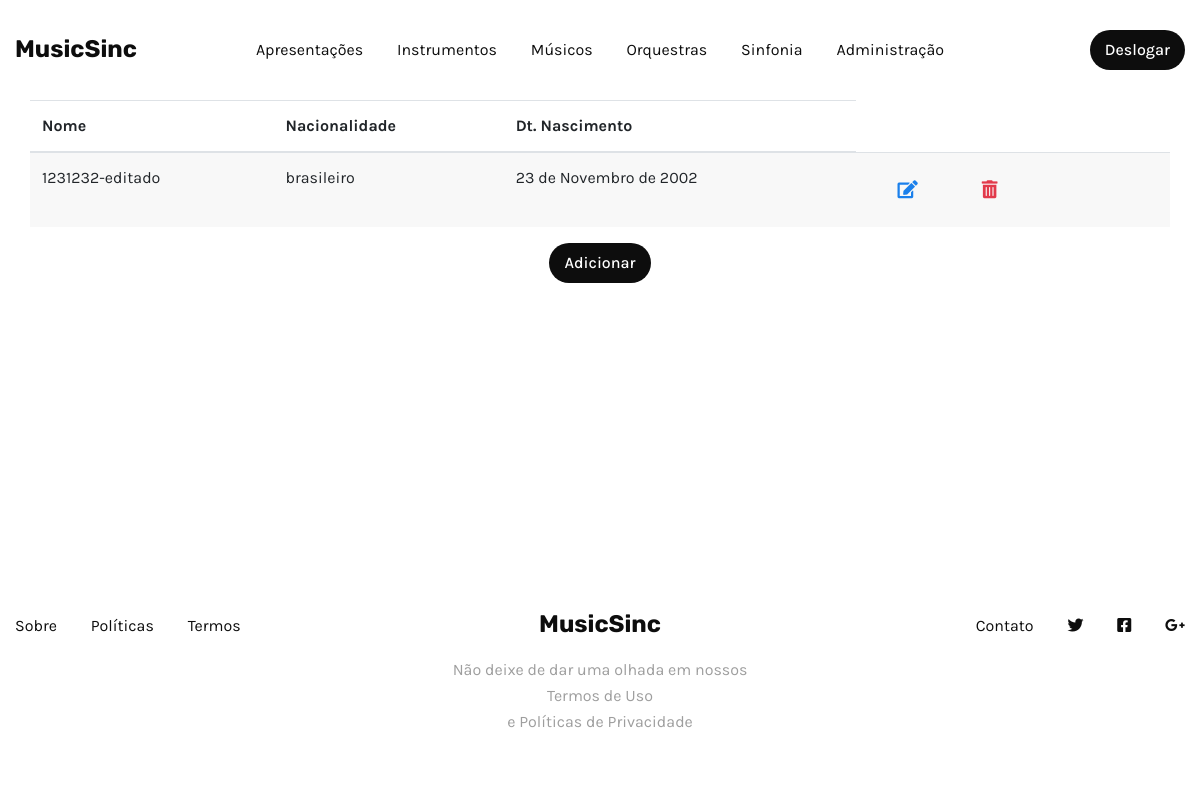
/musico/listar/ (signed in), run on an earlier commit of the app's database.
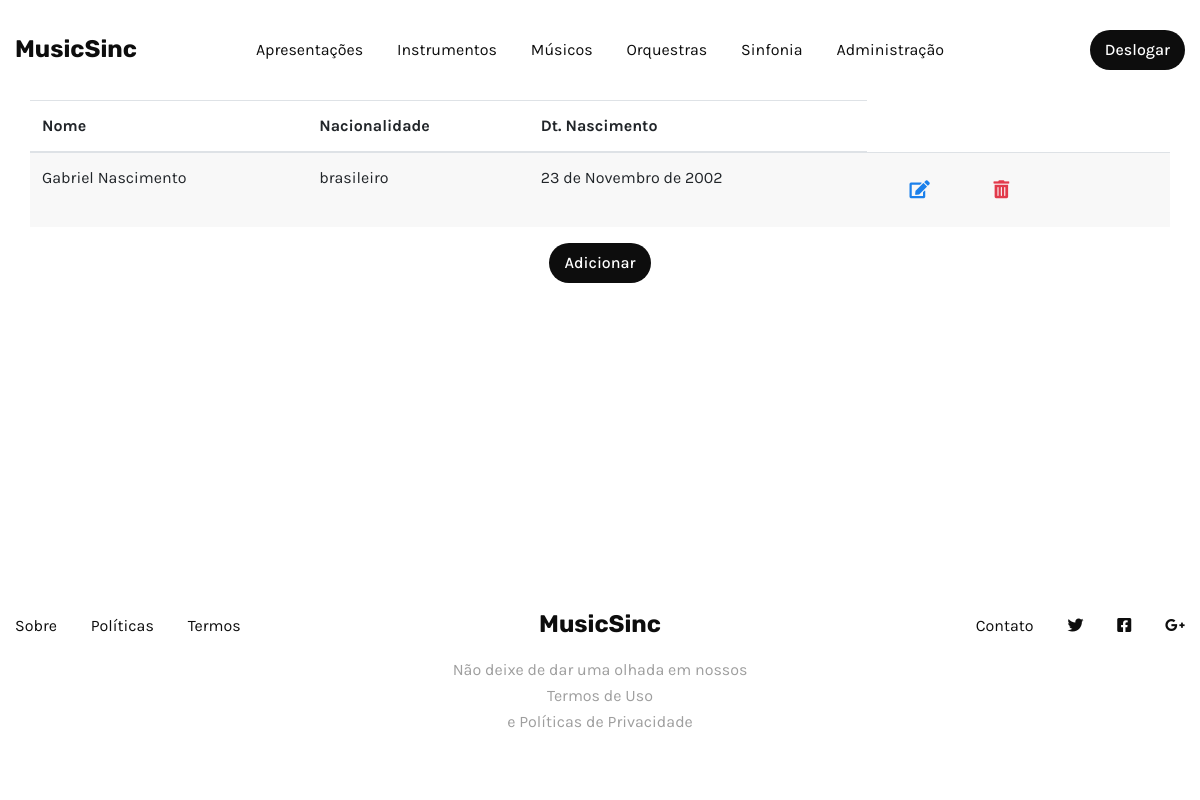
And on a later commit of the database.
### core/models.py (models this page shows, shortened)
class Musico(models.Model):
    nome = models.CharField(max_length=70)
    nacionalidade = models.CharField(choices=nacionalidade, max_length=20)
    dt_nascimento = models.DateField()
    class Meta:
        verbose_name = 'Musico'
        verbose_name_plural = 'Musicos'

### musico/views.py (the view)
# urls.py: path('listar/', views.MusicoListView.as_view(), name='read'),
class MusicoListView(LoginRequiredMixin, ListView):
    model = Musico
    template_name = 'musico/tabela_musico.html'
    context_object_name = 'musicos'
    login_url='login'

### musico/templates/musico/tabela_musico.html (shortened to what this page needs)
{% extends "base.html" %}
{% block content %}
{% include 'components/nav_tables.html' %}
<div class="container table-container">
  <table class="table table-striped">
    <thead>
      <tr>
        <th scope="col">Nome</th>
        <th scope="col">Nacionalidade</th>
        <th scope="col">Dt. Nascimento</th>
      </tr>
    </thead>
    <tbody>
      {% for m in musicos %}
      <tr>
        <td>{{ m.nome }}</td>
        <td>{{ m.nacionalidade }}</td>
        <td>{{ m.dt_nascimento }}</td>
        <td>
          <a href="{% url 'musico:update' m.id %}" class="btn btn-link edit-btn" title="Editar">
            <i class="fas fa-edit"></i>
          </a>
          <a href="{% url 'musico:delete' m.id %}" class="btn btn-link delete-btn" title="Excluir">
            <i class="fas fa-trash-alt"></i>
          </a>
        </td>
      </tr>
      {% empty %}
      <tr>
        <td colspan="4" class="text-center">
          <h4>Nada aqui para ver</h4>
        </td>
      </tr>
      {% endfor %}
    </tbody>
  </table>
  <div class="col-12 d-flex justify-content-center mt-16">
    <a href="{% url 'musico:create' %}" class="btn sm action-2 f-16">Adicionar</a>
  </div>
</div>
{% endblock %}

### core/templates/base.html (shortened to what this page needs)
{% load static %}
<!DOCTYPE html>
<html lang="pt-br">
<head>
	<link rel="stylesheet" href="https://stackpath.bootstrapcdn.com/bootstrap/4.3.1/css/bootstrap.min.css"
>
	<link rel="stylesheet" type="text/css" href="https://cdn.jsdelivr.net/npm/slick-carousel@1.8.1/slick/slick.css" />
	<link rel="stylesheet" href="https://cdn.jsdelivr.net/gh/fancyapps/fancybox@3.5.7/dist/jquery.fancybox.min.css" />
	<link href="https://unpkg.com/aos@2.3.1/dist/aos.css" rel="stylesheet">
	<link rel="stylesheet" href="https://use.fontawesome.com/releases/v5.8.1/css/all.css"
>
	<link href="{% static  'css/style.css' %}" rel="stylesheet" />
</head>
<body class="d-flex flex-column min-vh-100">
	{% block content %}
	{% endblock %}
	<footer class="footer_1 bg-light pt-75 pb-65 text-center mt-auto">
		<div class="container px-xl-0">
			<div class="row justify-content-between align-items-center lh-40 links">
				<div class="col-lg-4 col-sm-6 text-sm-right text-lg-left order-1 order-lg-0" data-aos-duration="600"
					data-aos="fade-down" data-aos-delay="300">
					<a href="#" class="mr-15 link color-main">Sobre</a>
					<a href="#" class="mx-15 link color-main">Políticas</a>
					<a href="#" class="mx-15 link color-main">Termos</a>
				</div>
				<div class="mb-10 mb-lg-0 col-lg-auto order-0" data-aos-duration="600" data-aos="fade-down"
					data-aos-delay="0">
					<a href="#" class="logo link color-main">MusicSinc</a>
				</div>
				<div class="col-lg-4 col-sm-6 text-sm-left text-lg-right order-2 order-lg-0" data-aos-duration="600"
					data-aos="fade-down" data-aos-delay="300">
					<a href="#" class="mr-15 link color-main">Contato</a>
					<a href="#" class="mx-15 link color-main"><i class="fab fa-twitter"></i></a>
					<a href="#" class="mx-15 link color-main"><i class="fab fa-facebook-square"></i></a>
					<a href="#" class="ml-15 link color-main"><i class="fab fa-google-plus-g"></i></a>
				</div>
			</div>
			<div class="row justify-content-center">
				<div class="mt-10 col-xl-4 col-lg-5 col-md-6 col-sm-8" data-aos-duration="600" data-aos="fade-down"
					data-aos-delay="0">
					<div class="color-heading text-adaptive">
						Não deixe de dar uma olhada em nossos <a target="_blank"
							href="https://www.youtube.com/watch?v=dQw4w9WgXcQ" class="link color-heading">Termos de
							Uso</a> <br />
						e <a target="_blank" href="#" class="link color-heading">Políticas de Privacidade</a>
					</div>
				</div>
			</div>
		</div>
	</footer>
</body>
</html>

### core/templates/components/nav_tables.html
<nav class="navigation_1 bg-light pt-30 pb-30 text-center">
	<div class="container px-xl-0">
		<div class="row justify-content-center align-items-center f-16">
			<div class="col-lg-2 text-lg-left">
				<a href="{% url 'home' %}" class="logo link color-main">MusicSinc</a>
			</div>
			<div class="col-lg-8 justify-content-center">
				<a href="{% url 'apresentacao:read' %}" class="link color-main mx-15">Apresentações</a>
				<a href="{% url 'instrumento:read' %}" class="link color-main mx-15">Instrumentos</a>
				<a href="{% url 'musico:read' %}" class="link color-main mx-15">Músicos</a>
				<a href="{% url 'orquestra:read' %}" class="link color-main mx-15">Orquestras</a>
				<a href="{% url 'sinfonia:read' %}" class="link color-main mx-15">Sinfonia</a>
				{% if request.user.is_authenticated and request.user.is_superuser and request.user.is_staff %}
				<a href="{% url 'admin:index' %}" class="link color-main mx-15">Administração</a>
				{% endif %}
			</div>
			<div class="col-lg-2 mt-20 mt-lg-0 text-lg-right">
				<a href="{% url 'logout' %}" class="btn sm action-2 f-16">Deslogar</a>
			</div>
		</div>
	</div>
</nav>

### musico/templates/musico/tabela_musico.html (style rules this page uses)
.edit-btn { color: #1b80eb; }
.delete-btn { color: #e23a4b; }

What changed in the data, as far as the page shows it:
removed Musico: nome "1231232-editado", nacionalidade "brasileiro", dt_nascimento "23 de Novembro de 2002"
added Musico: nome "Gabriel Nascimento", nacionalidade "brasileiro", dt_nascimento "23 de Novembro de 2002"
